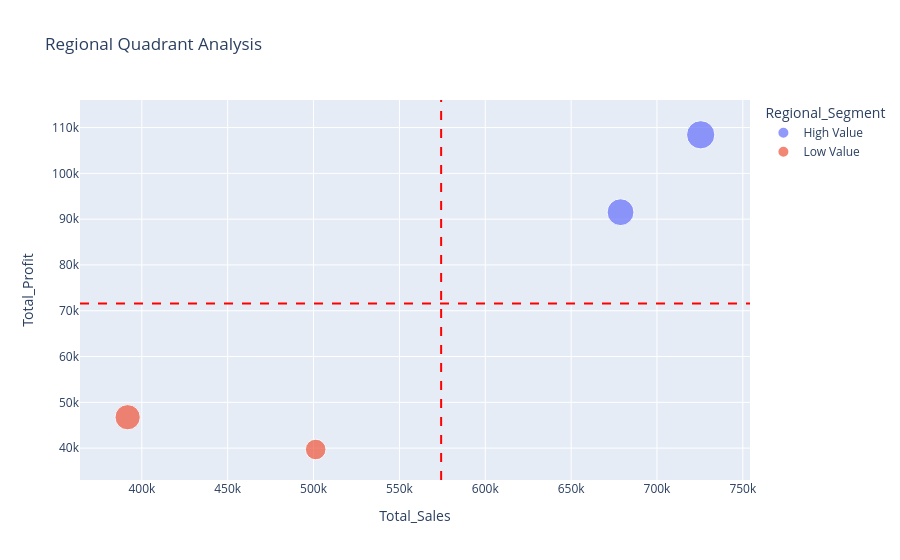

The code cell stored with this chart in its notebook:
### Code cell
avg_sales = regional_df["Total_Sales"].mean()
avg_profit = regional_df["Total_Profit"].mean()

fig = px.scatter(
    regional_df,
    x="Total_Sales",
    y="Total_Profit",
    color="Regional_Segment",
    size="Profit_Margin",
    hover_name="Region",
    title="Regional Quadrant Analysis"
)

fig.add_vline(
    x=avg_sales,
    line_dash="dash",
    line_color="red"
)

fig.add_hline(
    y=avg_profit,
    line_dash="dash",
    line_color="red"
)

fig.show()

### Figure 1 — Plotly figure (JSON) as saved in the notebook; plotly's stock layout.template omitted (floating-point values rounded to 4 significant figures)
{"data": [{"hovertemplate": "<b>%{hovertext}</b><br><br>Regional_Segment=High Value<br>Total_Sales=%{x}<br>Total_Profit=%{y}<br>Profit_Margin=%{marker.size}<extra></extra>", "hovertext": ["East", "West"], "legendgroup": "High Value", "marker": {"color": "#636efa", "size": [13.48, 14.94], "sizemode": "area", "sizeref": 0.03735, "symbol": "circle"}, "mode": "markers", "name": "High Value", "orientation": "v", "showlegend": true, "type": "scatter", "x": [678800.0, 725500.0], "xaxis": "x", "y": [91520.0, 108400.0], "yaxis": "y"}, {"hovertemplate": "<b>%{hovertext}</b><br><br>Regional_Segment=Low Value<br>Total_Sales=%{x}<br>Total_Profit=%{y}<br>Profit_Margin=%{marker.size}<extra></extra>", "hovertext": ["Central", "South"], "legendgroup": "Low Value", "marker": {"color": "#EF553B", "size": [7.92, 11.93], "sizemode": "area", "sizeref": 0.03735, "symbol": "circle"}, "mode": "markers", "name": "Low Value", "orientation": "v", "showlegend": true, "type": "scatter", "x": [501200.0, 391700.0], "xaxis": "x", "y": [39710.0, 46750.0], "yaxis": "y"}], "layout": {"legend": {"itemsizing": "constant", "title": {"text": "Regional_Segment"}, "tracegroupgap": 0}, "shapes": [{"line": {"color": "red", "dash": "dash"}, "type": "line", "x0": 574300.0, "x1": 574300.0, "xref": "x", "y0": 0, "y1": 1, "yref": "y domain"}, {"line": {"color": "red", "dash": "dash"}, "type": "line", "x0": 0, "x1": 1, "xref": "x domain", "y0": 71600.0, "y1": 71600.0, "yref": "y"}], "title": {"text": "Regional Quadrant Analysis"}, "xaxis": {"anchor": "y", "domain": [0, 1], "title": {"text": "Total_Sales"}}, "yaxis": {"anchor": "x", "domain": [0, 1], "title": {"text": "Total_Profit"}}}}
